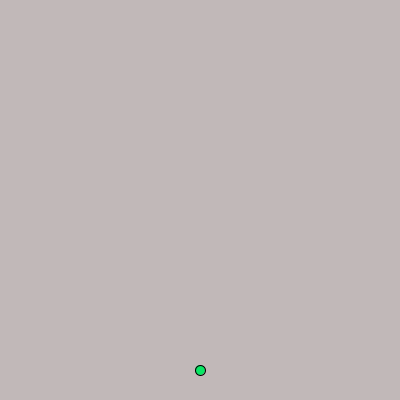
Frame 1 (no input)
Frame 60 (the mouse pressed at the canvas centre just before this capture): identical to frame 1, image omitted
Frame 120 (the mouse held since frame 60 and released just before this capture): identical to frame 1, image omitted

The Processing sketch that drew this single still picture (run headless with seeded random() and noise(); from frame 60 on, the mouse is pressed at the canvas centre):

// Processing sketch: frogger
// ── frogger.pde
int fx=200;
int fy=370;

void setup(){
  size(400,400);
  
}



void draw(){
  background(193,184,184);
  
  fill(10,230,100);
  ellipse(fx,fy,10,10);
}
void keyPressed()
{
      if(key == CODED){
            if(keyCode == UP)
            {
                  fy++;
            }
            else if(keyCode == DOWN)
            {
                  fy--;
            }
            else if(keyCode == RIGHT)
            {
                  fx++;
            }
            else if(keyCode == LEFT)
            {
               fx--;
            }
      }
}

void invisibleFence(){
  if(fx<=5){
    fx=5;
  }
  if(fx>=width-5){
    fx=width-5;
  }
  if(fy>=height-5){
    fy=height-5;
  }
  
}
